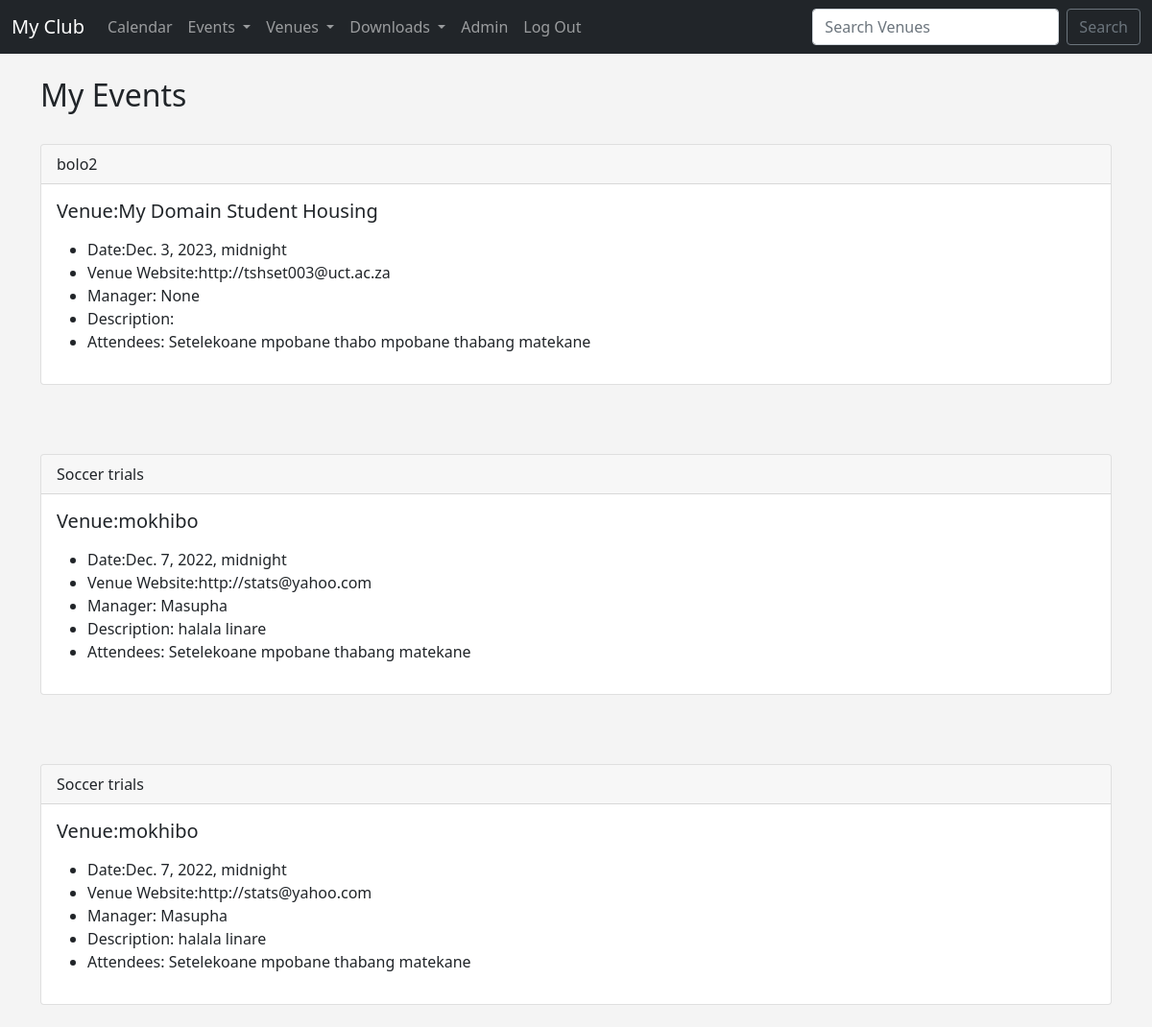
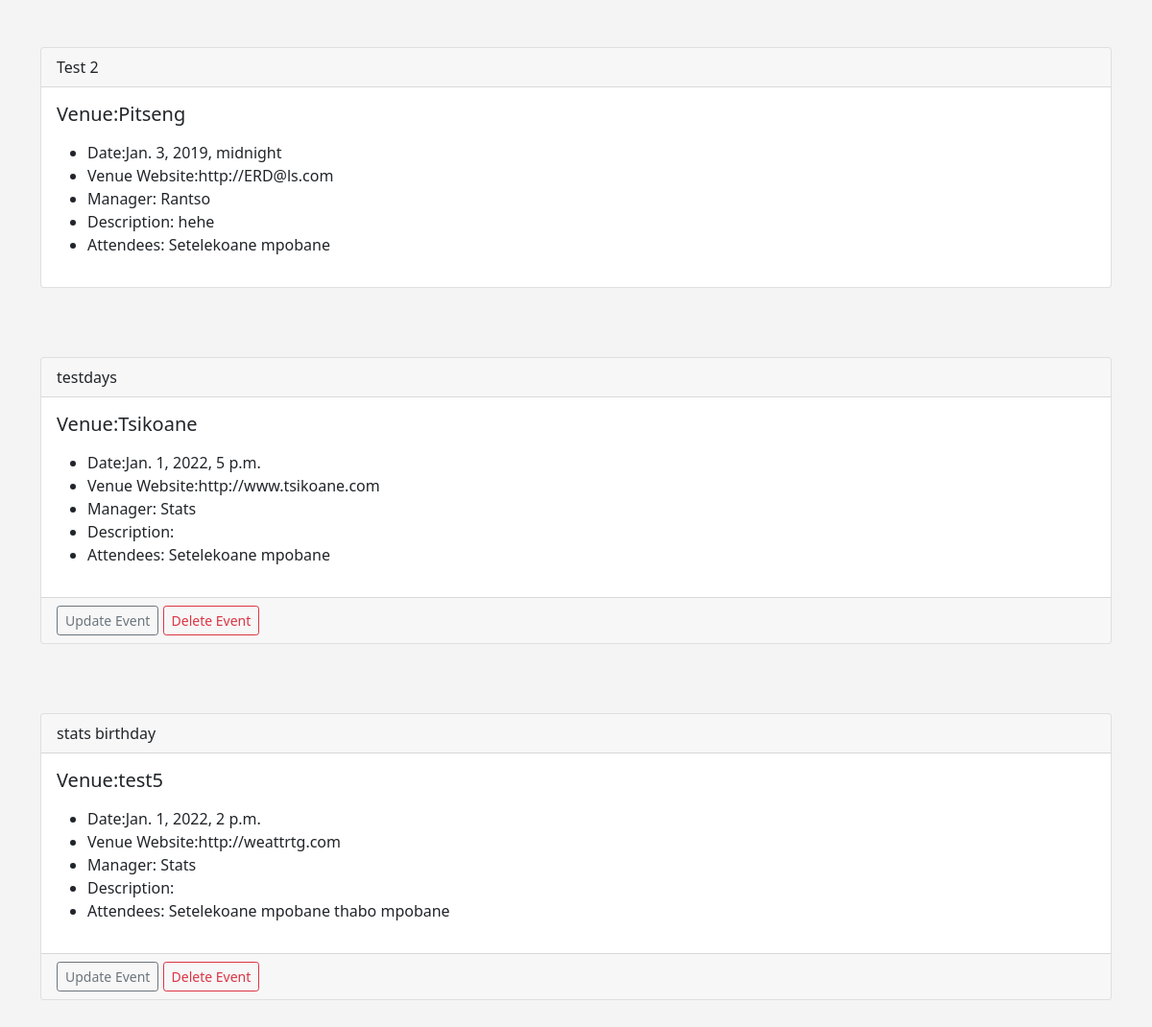
/My_Events (signed in), run on the app's committed database (2 pictures, top to bottom).
### Events/models.py (models this page shows, shortened)
class Event(models.Model):
	name = models.CharField('Event Name', max_length=120)
	event_date = models.DateTimeField('Event Date')
	venue = models.ForeignKey(Venue,blank=True,null=True,on_delete=models.CASCADE)
	manager =models.ForeignKey(User, blank=True,null=True,on_delete=models.SET_NULL)
	description =models.TextField(blank=True)
	attendees = models.ManyToManyField(MyClubUser,blank=True)
	approved = models.BooleanField('Approved', default = False)
	def __str__(self):
		return self.name

class Venue(models.Model):
	name = models.CharField('Venue Name', max_length=120)
	email_address =models.EmailField('Email Address',blank=True)
	address=models.CharField(max_length=300)
	zip_code=models.CharField('zip code', max_length=15)
	phone = models.CharField('Contact Phone', max_length=25,blank=True)
	web=models.URLField('Website address',blank=True)
	owner = models.IntegerField("Venue Owner", blank=False, default = 1 )
	venue_image = models.ImageField(null=True, blank=True, upload_to="images/")
	def __str__(self):
		return self.name

class MyClubUser(models.Model):
	first_name=models.CharField(max_length=25)
	email_address=models.EmailField('User Email')
	last_name=models.CharField(max_length=25)
	def __str__(self):
		return self.first_name + ' ' + self.last_name

### Events/views.py (the view)
# urls.py: path('My_Events',views.My_Events, name='My_Events'),
def My_Events(request):
	if request.user.is_authenticated:
		me = request.user.id
		events = Event.objects.filter(attendees=me)
		return render(request,'events/My_Events.html',
			{'me': me, 'events':events
			})
	else:
		messages.success(request,(" You aren't authorized to view this pase"))
		return redirect('home')

### Events/templates/events/My_Events.html (shortened to what this page needs)
{% extends 'events/base.html' %}
{% block content %}
	<h2>My Events</h2><br>
	{% for event in events %}
	<div class="card">
  <div class="card-header">
    {{ event }}
  </div>
  <div class="card-body">
    <h5 class="card-title">Venue:{{ event.venue}}</h5>
    <p class="card-text">
 <ul>
<li>Date:{{ event.event_date }} </li>
<li>Venue Website:{{ event.venue.web}} </li>
<li>Manager: {{ event.manager }} </li>
<li>Description: {{ event.description}} </li>
	<li>Attendees:
	{% for user in event.attendees.all %}
	 {{ user }}
	{% endfor %}
	</Li>
	</ul>
    </p>
  </div>
  {% if user.is_authenticated %}
  	{% if user == event.manager%}
	  <div class="card-footer text-muted">
	  	 <a href="{% url 'update-event' event.id %}" class="btn btn-outline-secondary btn-sm">Update Event</a>
	  	 <a href="{% url 'delete-event' event.id %}" class="btn btn-outline-danger btn-sm">Delete Event</a>
	  	</div>
  	{% endif %}
  {% endif%}
</div>
<br/><br/> <br>
	{% endfor %}
{% endblock %}

### Events/templates/events/base.html (style rules this page uses)
body { background: #f4f4f4; }

### data on the page
Event: name "bolo2", venue "My Domain Student Housing", event_date "Dec. 3, 2023, midnight", venue.web "http://tshset003@uct.ac.za", manager "None"
MyClubUser: first_name+last_name "Setelekoane mpobane"
MyClubUser: first_name+last_name "thabo mpobane"
MyClubUser: first_name+last_name "thabang matekane"
Event: name "Soccer trials", venue "mokhibo", event_date "Dec. 7, 2022, midnight", venue.web "http://stats@yahoo.com", manager "Masupha", description "halala linare"
Event: name "Soccer trials", venue "mokhibo", event_date "Dec. 7, 2022, midnight", venue.web "http://stats@yahoo.com", manager "Masupha", description "halala linare"
Event: name "Test 2", venue "Pitseng", event_date "Jan. 3, 2019, midnight", venue.web "http://ERD@ls.com", manager "Rantso", description "hehe"
Event: name "testdays", venue "Tsikoane", event_date "Jan. 1, 2022, 5 p.m.", venue.web "http://www.tsikoane.com", manager "Stats", shows "Update Event"
Event: name "stats birthday", venue "test5", event_date "Jan. 1, 2022, 2 p.m.", venue.web "http://weattrtg.com", manager "Stats", shows "Update Event"
